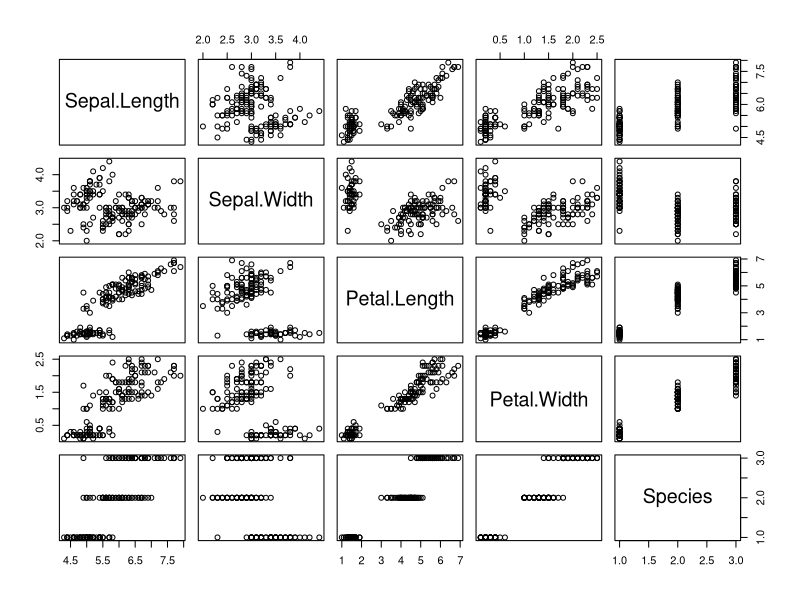
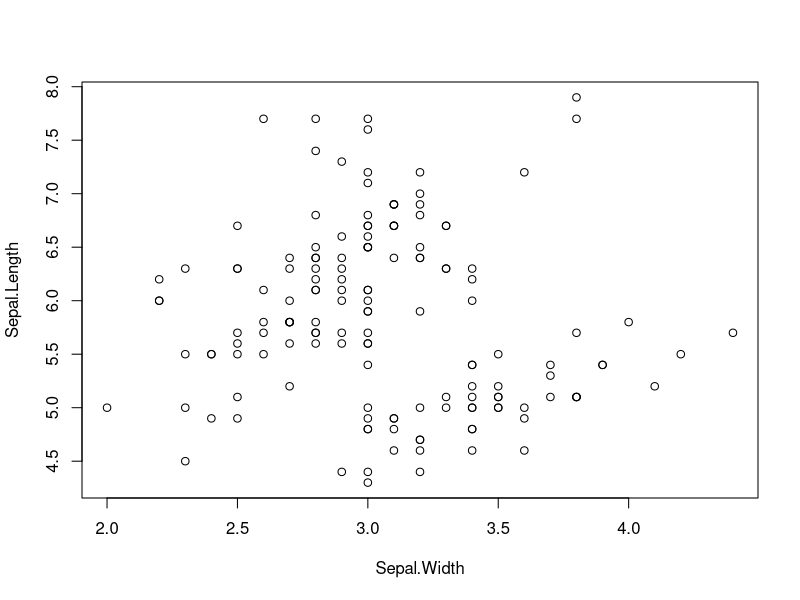
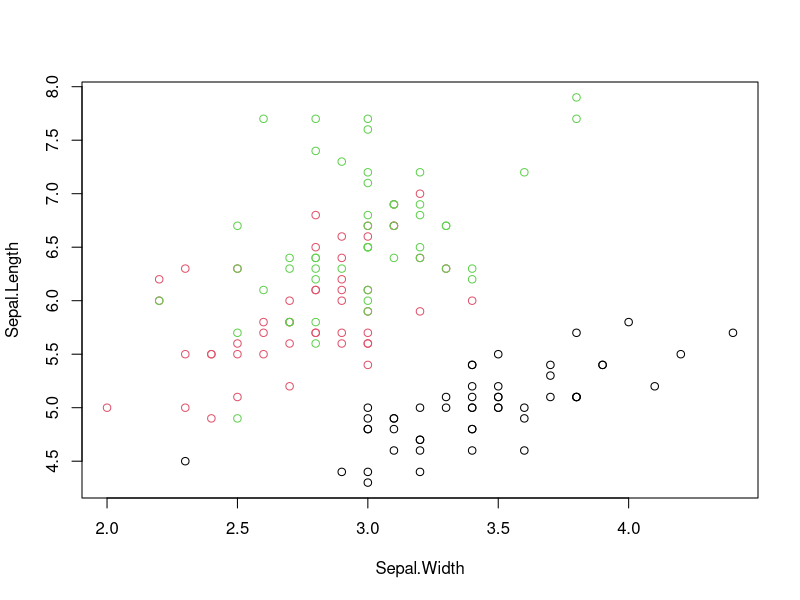
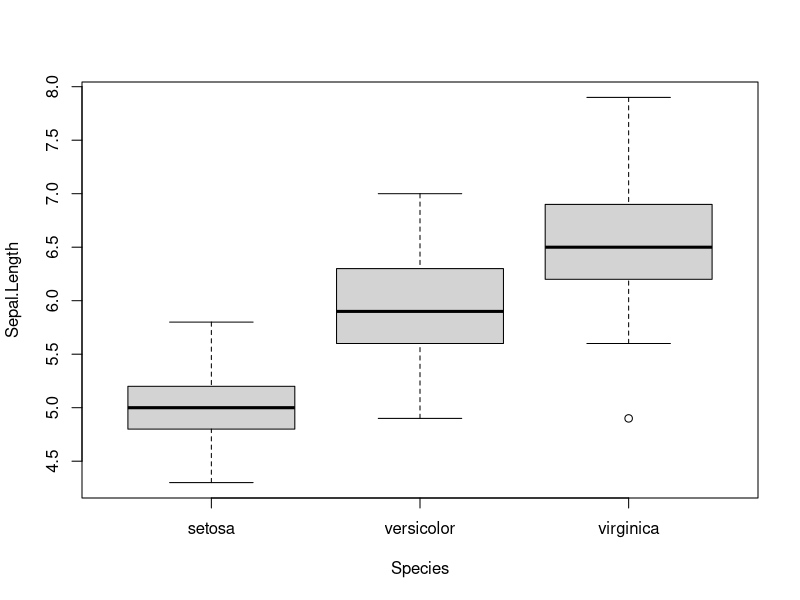
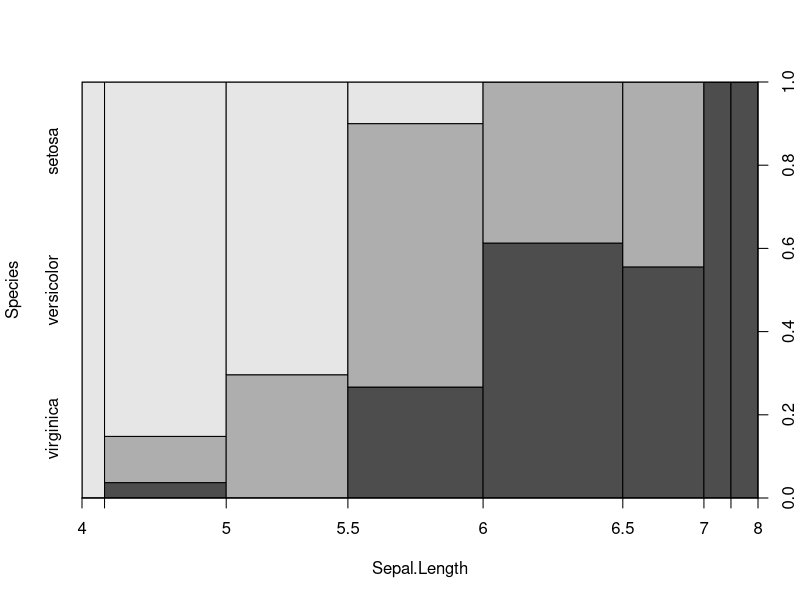
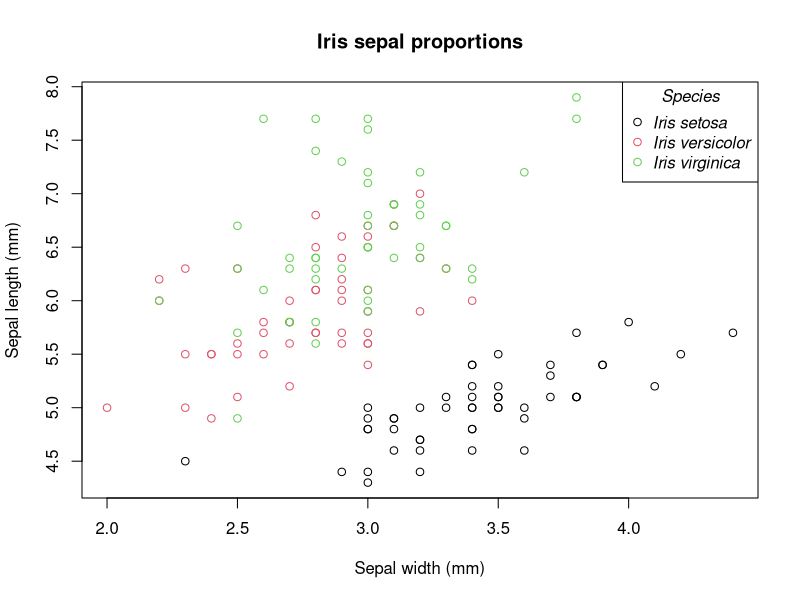

R code for these plots, in order:
######## Some easy plots in R ########################################
#----------------------by Alfonso Garmendia---------------------------

#### load R data ---------------------
# data()  # see a list of all data sets in "datasets" package
### To load the data iris
# data(iris)
d <- iris
# ?iris # see the help of iris data
### look the loaded data in "Environment"
# ls()
### press on the d to see the data 
# View(d)
### press on the blue arrow to see the structure of the data
# str(d)

#### Easy Base R plots -------------------
plot(d)

plot(Sepal.Length ~ Sepal.Width, data = d)
plot(Sepal.Length ~ Sepal.Width, data = d, col = Species)

plot(Sepal.Length ~ Species, data = d)

plot(Species ~ Sepal.Length, data = d)

### plot() chooses the best plot depending on variable type

#### More elaborated plots ---------------
### dotplot
plot(Sepal.Length ~ Sepal.Width, data = d, 
  main = "Iris sepal proportions",
  col = Species,
  xlab = "Sepal width (mm)", 
  ylab = "Sepal length (mm)")
legend("topright", title = "Species",
  legend = c("Iris setosa", "Iris versicolor", "Iris virginica"), 
  pch = 1, col = 1:3, text.font = c(3,3,3))

